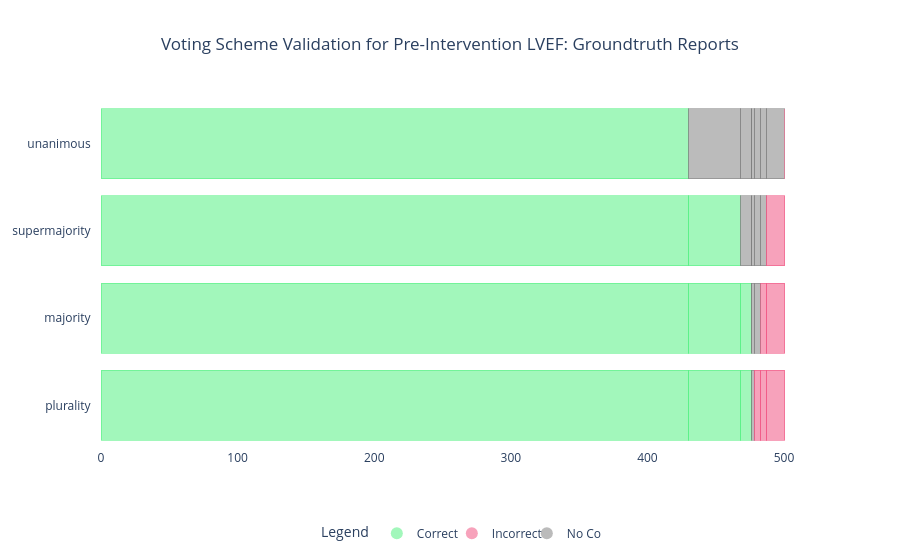

The code cell stored with this chart in its notebook:
### Markdown cell above
LVEF Combined Graph Pre

### Code cell
import plotly.graph_objects as go

# set plotly background to white
go.Layout(paper_bgcolor='rgba(0,0,0,0)', plot_bgcolor='rgba(0,0,0,0)')

# Combine all voting schemes into one list
voting_scheme = ['unanimous', 'supermajority', 'majority', 'plurality']

# Values for each scheme
values_unanimous = [[430.0], [38.0], [8.0], [0.0], [2.0], [5.0], [4.0], [13.0], [0.0]]
values_super_majority = [[430.0], [38.0], [8.0], [0.0], [2.0], [5.0], [4.0], [13.0], [0.0]]
values_majority = [[430.0], [38.0], [8.0], [0.0], [2.0], [5.0], [4.0], [13.0], [0.0]]
values_plurality = [[430.0], [38.0], [8.0], [0.0], [2.0], [5.0], [4.0], [13.0], [0.0]]

labels = ['uc', 'sc', 'mc', 'pc', 'n', 'pic', 'mic', 'sic', 'uic']

# Colors for the schemes
h = 240
m = 120
l = 70
a = 0.5

green = f'rgba({l}, {h}, {m}, {a})'
gray = f'rgba({m}, {m}, {m}, {a})'
red = f'rgba({h}, {l}, {m}, {a})'

colors_unanimous = {'uc': green,
                    'sc': gray,
                    'mc': gray,
                    'pc': gray,
                    'n': gray,
                    'uic': red,
                    'sic': gray,
                    'mic': gray,
                    'pic': gray}

colors_super_majority = {'uc': green,
                         'sc': green,
                         'mc': gray,
                         'pc': gray,
                         'n': gray,
                         'uic': red,
                         'sic': red,
                         'mic': gray,
                         'pic': gray}

colors_majority = {'uc': green,
                         'sc': green,
                         'mc': green,
                         'pc': gray,
                         'n': gray,
                         'uic': red,
                         'sic': red,
                         'mic': red,
                         'pic': gray}

colors_plurality = {'uc': green,
                         'sc': green,
                         'mc': green,
                         'pc': green,
                         'n': gray,
                         'uic': red,
                         'sic': red,
                         'mic': red,
                         'pic': red}

# Create figure
fig = go.Figure()

# Add traces for 'plurality' voting scheme
for i, value in enumerate(values_plurality):
    fig.add_trace(go.Bar(
        y=['plurality   '],
        x=value,
        name=labels[i] + ' (plurality)',
        orientation='h',
        marker=dict(
            color=colors_plurality[labels[i]],
            line=dict(color=colors_plurality[labels[i]], width=1)  # Thinner line width
        ),
        showlegend=False  # Hide individual bar traces from the legend
    ))

# Add traces for 'majority' voting scheme
for i, value in enumerate(values_majority):
    fig.add_trace(go.Bar(
        y=['majority   '],
        x=value,
        name=labels[i] + ' (majority)',
        orientation='h',
        marker=dict(
            color=colors_majority[labels[i]],
            line=dict(color=colors_majority[labels[i]], width=1)  # Thinner line width
        ),
        showlegend=False  # Hide individual bar traces from the legend
    ))


# Add traces for 'super majority' voting scheme
for i, value in enumerate(values_super_majority):
    fig.add_trace(go.Bar(
        y=['supermajority   '],
        x=value,
        name=labels[i] + ' (super majority)',
        orientation='h',
        marker=dict(
            color=colors_super_majority[labels[i]],
            line=dict(color=colors_super_majority[labels[i]], width=1)  # Thinner line width
        ),
        showlegend=False  # Hide individual bar traces from the legend
    ))

# Add traces for 'unanimous' voting scheme
for i, value in enumerate(values_unanimous):
    fig.add_trace(go.Bar(
        y=['unanimous   '],
        x=value,
        name=labels[i] + ' (unanimous)',
        orientation='h',
        marker=dict(
            color=colors_unanimous[labels[i]],
            line=dict(color=colors_unanimous[labels[i]], width=1)  # Thinner line width
        ),
        showlegend=False  # Hide individual bar traces from the legend
    ))

# Update layout for stacking bars and background, and simplified legend
fig.update_layout(
    plot_bgcolor='rgba(0,0,0,0)',
    title='Voting Scheme Validation for Pre-Intervention LVEF: Groundtruth Reports',
    title_x=0.5,  # Center the title
    paper_bgcolor='rgba(0,0,0,0)',
    barmode='stack',
    yaxis={'categoryorder': 'total ascending'},
    
    # Simplified legend
    legend=dict(
        title="Legend",
        itemsizing='constant',
        traceorder='normal',
        entrywidth=30,
        entrywidthmode='pixels',
        orientation='h',  # Horizontal legend to save space
        x=0.5,  # Position legend in the middle
        xanchor='center',  # Anchor at the center of the legend
        y=-0.2,  # Adjust vertical position
        yanchor='top'
    )
)

# Add custom legend manually (small, simple legend with 3 categories)
fig.add_trace(go.Scatter(
    x=[None],
    y=[None],
    mode='markers',
    marker=dict(size=10, color=green),
    showlegend=True,
    name='Correct'
))

fig.add_trace(go.Scatter(
    x=[None],
    y=[None],
    mode='markers',
    marker=dict(size=10, color=red),
    showlegend=True,
    name='Incorrect'
))

fig.add_trace(go.Scatter(
    x=[None],
    y=[None],
    mode='markers',
    marker=dict(size=10, color=gray),
    showlegend=True,
    name='No Consensus'
))

# Show the plot
fig.show()

### Figure 1 — Plotly figure (JSON) as saved in the notebook; plotly's stock layout.template omitted (floating-point values rounded to 4 significant figures)
{"data": [{"marker": {"color": "rgba(70, 240, 120, 0.5)", "line": {"color": "rgba(70, 240, 120, 0.5)", "width": 1}}, "name": "uc (plurality)", "orientation": "h", "showlegend": false, "type": "bar", "x": [430], "y": ["plurality   "]}, {"marker": {"color": "rgba(70, 240, 120, 0.5)", "line": {"color": "rgba(70, 240, 120, 0.5)", "width": 1}}, "name": "sc (plurality)", "orientation": "h", "showlegend": false, "type": "bar", "x": [38], "y": ["plurality   "]}, {"marker": {"color": "rgba(70, 240, 120, 0.5)", "line": {"color": "rgba(70, 240, 120, 0.5)", "width": 1}}, "name": "mc (plurality)", "orientation": "h", "showlegend": false, "type": "bar", "x": [8], "y": ["plurality   "]}, {"marker": {"color": "rgba(70, 240, 120, 0.5)", "line": {"color": "rgba(70, 240, 120, 0.5)", "width": 1}}, "name": "pc (plurality)", "orientation": "h", "showlegend": false, "type": "bar", "x": [0], "y": ["plurality   "]}, {"marker": {"color": "rgba(120, 120, 120, 0.5)", "line": {"color": "rgba(120, 120, 120, 0.5)", "width": 1}}, "name": "n (plurality)", "orientation": "h", "showlegend": false, "type": "bar", "x": [2], "y": ["plurality   "]}, {"marker": {"color": "rgba(240, 70, 120, 0.5)", "line": {"color": "rgba(240, 70, 120, 0.5)", "width": 1}}, "name": "pic (plurality)", "orientation": "h", "showlegend": false, "type": "bar", "x": [5], "y": ["plurality   "]}, {"marker": {"color": "rgba(240, 70, 120, 0.5)", "line": {"color": "rgba(240, 70, 120, 0.5)", "width": 1}}, "name": "mic (plurality)", "orientation": "h", "showlegend": false, "type": "bar", "x": [4], "y": ["plurality   "]}, {"marker": {"color": "rgba(240, 70, 120, 0.5)", "line": {"color": "rgba(240, 70, 120, 0.5)", "width": 1}}, "name": "sic (plurality)", "orientation": "h", "showlegend": false, "type": "bar", "x": [13], "y": ["plurality   "]}, {"marker": {"color": "rgba(240, 70, 120, 0.5)", "line": {"color": "rgba(240, 70, 120, 0.5)", "width": 1}}, "name": "uic (plurality)", "orientation": "h", "showlegend": false, "type": "bar", "x": [0], "y": ["plurality   "]}, {"marker": {"color": "rgba(70, 240, 120, 0.5)", "line": {"color": "rgba(70, 240, 120, 0.5)", "width": 1}}, "name": "uc (majority)", "orientation": "h", "showlegend": false, "type": "bar", "x": [430], "y": ["majority   "]}, {"marker": {"color": "rgba(70, 240, 120, 0.5)", "line": {"color": "rgba(70, 240, 120, 0.5)", "width": 1}}, "name": "sc (majority)", "orientation": "h", "showlegend": false, "type": "bar", "x": [38], "y": ["majority   "]}, {"marker": {"color": "rgba(70, 240, 120, 0.5)", "line": {"color": "rgba(70, 240, 120, 0.5)", "width": 1}}, "name": "mc (majority)", "orientation": "h", "showlegend": false, "type": "bar", "x": [8], "y": ["majority   "]}, {"marker": {"color": "rgba(120, 120, 120, 0.5)", "line": {"color": "rgba(120, 120, 120, 0.5)", "width": 1}}, "name": "pc (majority)", "orientation": "h", "showlegend": false, "type": "bar", "x": [0], "y": ["majority   "]}, {"marker": {"color": "rgba(120, 120, 120, 0.5)", "line": {"color": "rgba(120, 120, 120, 0.5)", "width": 1}}, "name": "n (majority)", "orientation": "h", "showlegend": false, "type": "bar", "x": [2], "y": ["majority   "]}, {"marker": {"color": "rgba(120, 120, 120, 0.5)", "line": {"color": "rgba(120, 120, 120, 0.5)", "width": 1}}, "name": "pic (majority)", "orientation": "h", "showlegend": false, "type": "bar", "x": [5], "y": ["majority   "]}, {"marker": {"color": "rgba(240, 70, 120, 0.5)", "line": {"color": "rgba(240, 70, 120, 0.5)", "width": 1}}, "name": "mic (majority)", "orientation": "h", "showlegend": false, "type": "bar", "x": [4], "y": ["majority   "]}, {"marker": {"color": "rgba(240, 70, 120, 0.5)", "line": {"color": "rgba(240, 70, 120, 0.5)", "width": 1}}, "name": "sic (majority)", "orientation": "h", "showlegend": false, "type": "bar", "x": [13], "y": ["majority   "]}, {"marker": {"color": "rgba(240, 70, 120, 0.5)", "line": {"color": "rgba(240, 70, 120, 0.5)", "width": 1}}, "name": "uic (majority)", "orientation": "h", "showlegend": false, "type": "bar", "x": [0], "y": ["majority   "]}, {"marker": {"color": "rgba(70, 240, 120, 0.5)", "line": {"color": "rgba(70, 240, 120, 0.5)", "width": 1}}, "name": "uc (super majority)", "orientation": "h", "showlegend": false, "type": "bar", "x": [430], "y": ["supermajority   "]}, {"marker": {"color": "rgba(70, 240, 120, 0.5)", "line": {"color": "rgba(70, 240, 120, 0.5)", "width": 1}}, "name": "sc (super majority)", "orientation": "h", "showlegend": false, "type": "bar", "x": [38], "y": ["supermajority   "]}, {"marker": {"color": "rgba(120, 120, 120, 0.5)", "line": {"color": "rgba(120, 120, 120, 0.5)", "width": 1}}, "name": "mc (super majority)", "orientation": "h", "showlegend": false, "type": "bar", "x": [8], "y": ["supermajority   "]}, {"marker": {"color": "rgba(120, 120, 120, 0.5)", "line": {"color": "rgba(120, 120, 120, 0.5)", "width": 1}}, "name": "pc (super majority)", "orientation": "h", "showlegend": false, "type": "bar", "x": [0], "y": ["supermajority   "]}, {"marker": {"color": "rgba(120, 120, 120, 0.5)", "line": {"color": "rgba(120, 120, 120, 0.5)", "width": 1}}, "name": "n (super majority)", "orientation": "h", "showlegend": false, "type": "bar", "x": [2], "y": ["supermajority   "]}, {"marker": {"color": "rgba(120, 120, 120, 0.5)", "line": {"color": "rgba(120, 120, 120, 0.5)", "width": 1}}, "name": "pic (super majority)", "orientation": "h", "showlegend": false, "type": "bar", "x": [5], "y": ["supermajority   "]}, {"marker": {"color": "rgba(120, 120, 120, 0.5)", "line": {"color": "rgba(120, 120, 120, 0.5)", "width": 1}}, "name": "mic (super majority)", "orientation": "h", "showlegend": false, "type": "bar", "x": [4], "y": ["supermajority   "]}, {"marker": {"color": "rgba(240, 70, 120, 0.5)", "line": {"color": "rgba(240, 70, 120, 0.5)", "width": 1}}, "name": "sic (super majority)", "orientation": "h", "showlegend": false, "type": "bar", "x": [13], "y": ["supermajority   "]}, {"marker": {"color": "rgba(240, 70, 120, 0.5)", "line": {"color": "rgba(240, 70, 120, 0.5)", "width": 1}}, "name": "uic (super majority)", "orientation": "h", "showlegend": false, "type": "bar", "x": [0], "y": ["supermajority   "]}, {"marker": {"color": "rgba(70, 240, 120, 0.5)", "line": {"color": "rgba(70, 240, 120, 0.5)", "width": 1}}, "name": "uc (unanimous)", "orientation": "h", "showlegend": false, "type": "bar", "x": [430], "y": ["unanimous   "]}, {"marker": {"color": "rgba(120, 120, 120, 0.5)", "line": {"color": "rgba(120, 120, 120, 0.5)", "width": 1}}, "name": "sc (unanimous)", "orientation": "h", "showlegend": false, "type": "bar", "x": [38], "y": ["unanimous   "]}, {"marker": {"color": "rgba(120, 120, 120, 0.5)", "line": {"color": "rgba(120, 120, 120, 0.5)", "width": 1}}, "name": "mc (unanimous)", "orientation": "h", "showlegend": false, "type": "bar", "x": [8], "y": ["unanimous   "]}, {"marker": {"color": "rgba(120, 120, 120, 0.5)", "line": {"color": "rgba(120, 120, 120, 0.5)", "width": 1}}, "name": "pc (unanimous)", "orientation": "h", "showlegend": false, "type": "bar", "x": [0], "y": ["unanimous   "]}, {"marker": {"color": "rgba(120, 120, 120, 0.5)", "line": {"color": "rgba(120, 120, 120, 0.5)", "width": 1}}, "name": "n (unanimous)", "orientation": "h", "showlegend": false, "type": "bar", "x": [2], "y": ["unanimous   "]}, {"marker": {"color": "rgba(120, 120, 120, 0.5)", "line": {"color": "rgba(120, 120, 120, 0.5)", "width": 1}}, "name": "pic (unanimous)", "orientation": "h", "showlegend": false, "type": "bar", "x": [5], "y": ["unanimous   "]}, {"marker": {"color": "rgba(120, 120, 120, 0.5)", "line": {"color": "rgba(120, 120, 120, 0.5)", "width": 1}}, "name": "mic (unanimous)", "orientation": "h", "showlegend": false, "type": "bar", "x": [4], "y": ["unanimous   "]}, {"marker": {"color": "rgba(120, 120, 120, 0.5)", "line": {"color": "rgba(120, 120, 120, 0.5)", "width": 1}}, "name": "sic (unanimous)", "orientation": "h", "showlegend": false, "type": "bar", "x": [13], "y": ["unanimous   "]}, {"marker": {"color": "rgba(240, 70, 120, 0.5)", "line": {"color": "rgba(240, 70, 120, 0.5)", "width": 1}}, "name": "uic (unanimous)", "orientation": "h", "showlegend": false, "type": "bar", "x": [0], "y": ["unanimous   "]}, {"marker": {"color": "rgba(70, 240, 120, 0.5)", "size": 10}, "mode": "markers", "name": "Correct", "showlegend": true, "type": "scatter", "x": [null], "y": [null]}, {"marker": {"color": "rgba(240, 70, 120, 0.5)", "size": 10}, "mode": "markers", "name": "Incorrect", "showlegend": true, "type": "scatter", "x": [null], "y": [null]}, {"marker": {"color": "rgba(120, 120, 120, 0.5)", "size": 10}, "mode": "markers", "name": "No Consensus", "showlegend": true, "type": "scatter", "x": [null], "y": [null]}], "layout": {"barmode": "stack", "legend": {"entrywidth": 30, "entrywidthmode": "pixels", "itemsizing": "constant", "orientation": "h", "title": {"text": "Legend"}, "traceorder": "normal", "x": 0.5, "xanchor": "center", "y": -0.2, "yanchor": "top"}, "paper_bgcolor": "rgba(0,0,0,0)", "plot_bgcolor": "rgba(0,0,0,0)", "title": {"text": "Voting Scheme Validation for Pre-Intervention LVEF: Groundtruth Reports", "x": 0.5}, "yaxis": {"categoryorder": "total ascending"}}}
